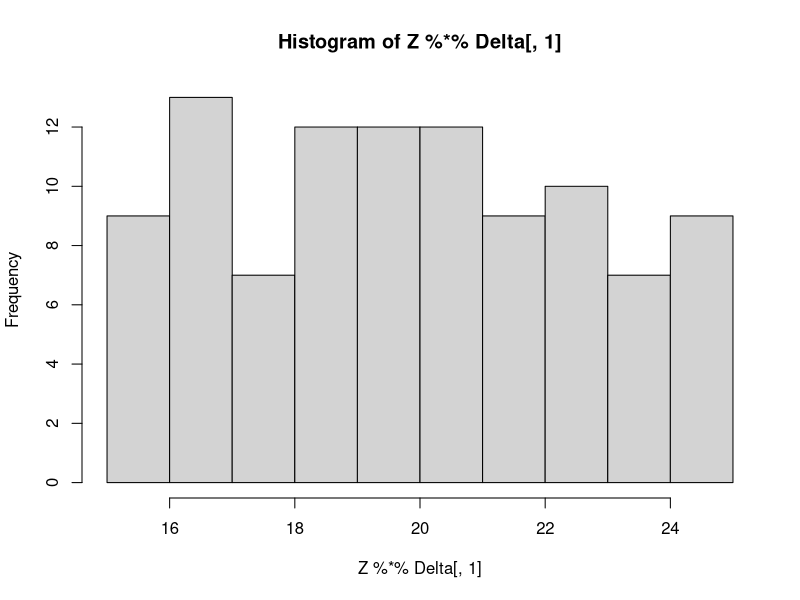
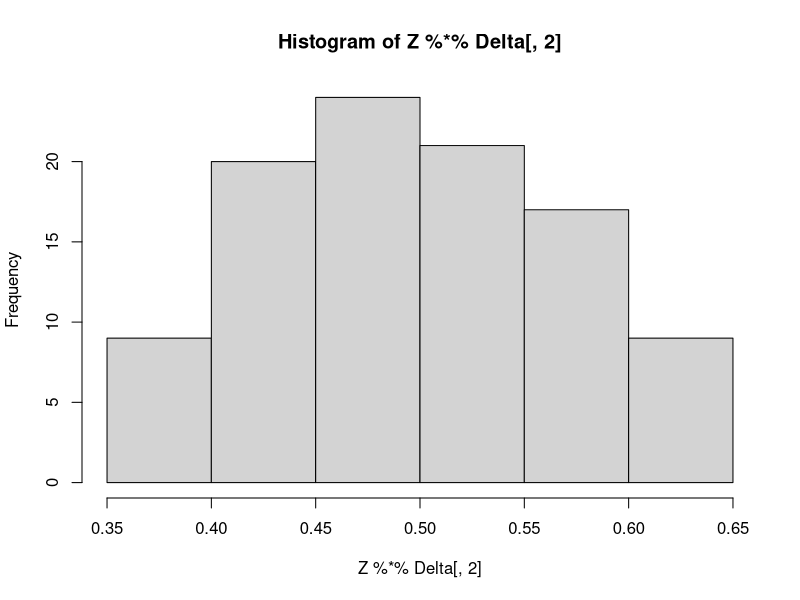

Reproduce these figures in R, in order.
library(msm)

#This is only a portion of the original file, stripped down to the essentials

#version 2/7/2016

myopic_costs=function(S, MF, params, p){
  
  "This function computes the myopic expected cost associated with each decision for each state, 
   and returns an array of state/decision costs.
    
   Takes:
    * An integer S, describing the possible states of the bus
    * A maintenance cost function MF, which takes a vector of parameters and a 'state' argument
    * A vector params, to be supplied to the maintenance cost function MF. The first element of 
      the vector is the replacement cost rc.
    * A (3x1) vector p describing the state transitions probabilities 
        
    Returns:
    * A (Sx2) array containing the maintenance and replacement costs for the N possible states of the bus"
  
  rc = params[1]
  maint_cost = rep(NA,S)
  repl_cost = rep(NA,S)
  
  for(s in 1:S){
    maint_cost[s] = MF(s,params[-1])
    repl_cost[s] = rc
  }
  
  cbind(maint_cost,repl_cost)
}

lin_cost=function(s,params) s*params[1]

choice_prob=function(cost_array){
  
  # Returns the probability of each choice, conditional on an array of state/decision costs.
    
  S = nrow(cost_array)
  cost = cost_array-apply(cost_array,1,min) #take the difference since 1) results are the same 2) more stable with exp()
  util = exp(-cost)
  pchoice = util/rowSums(util)
  
  pchoice
}

contraction_mapping=function(S, p, MF, params, beta=0.75, threshold=1e-6, suppr_output=FALSE){
  
  "Compute the non-myopic expected value of the agent for each possible decision and each possible 
  state of the bus.
  Iterate until the difference in the previously obtained expected value and the new expected value
  is smaller than the threshold.

  Takes:
  * A finite number of states S
  * A state-transition probability vector p = [p(0), p(1), p(2), ..., p(k)] of length k < S
  * A maintenance cost function MF
  * A vector params for the cost function
  * A discount factor beta (optional)
  * A convergence threshold (optional)

  Returns:
  * The converged choice probabilities for the forward-looking and myopic agents for each state, 
  conditional on 'params'"

  achieved = TRUE
  
  # Initialization of the state-transition matrices
  # ST_mat: describe the state-transition probabilities if the maintenance cost is incurred
  # RT_mat: regenerate the state to 0 if the replacement cost is incurred.
  # [a,b] = transition from state "a" to "b"
  ST_mat = matrix(0,S,S)
  lp = length(p)
  for(i in 1:S){
    for(j in 1:lp){
      if((i+j-1)<S)  ST_mat[i,i+j-1] = p[j]
      if((i+j-1)==S) ST_mat[i,i+j-1] = sum(p[j:lp]) #out of columns, so collapse the probabilities
    }
  }
  
  R_mat = cbind(1,matrix(0,S,S-1))
  
  # Initialization of the expected value (which is also the myopic decision cost of the agent).
  # Here, the forward-looking component is initialized at 0.
  k = 0
  EV = matrix(0,S,2)
  EV_myopic = EV_new = myopic_costs(S, MF, params, p)
  
  # Contraction mapping loop
  while(max(abs(EV_new-EV)) > threshold){
    # Store the former expected value
    EV = EV_new
    # Obtained the probability of maintenance and replacement from the former expected value
    pchoice = choice_prob(EV)
    # Compute the expected cost for each state: Nx1 vector
    ecost = rowSums(pchoice*EV)
    # Compute the two components of forward-looking utility: In case of maintenance, 
    # utility of future states weighted by transition probabilities. In case of replacement,
    # the future utility is the utility of state 0
    futil_maint = ST_mat%*%ecost
    futil_repl = R_mat%*%ecost
    futil = cbind(futil_maint,futil_repl)
    # Future utility is discounted by beta, and added to the myopic cost. 
    EV_new = EV_myopic + beta*futil
    k = k+1
    if(k == 1000) achieved = FALSE
  }

  if(!suppr_output){
    if(achieved){
      cat("Convergence achieved in ",k," iterations")
    } else {
      cat("CM could not converge! Mean difference = ",round(mean(EV_new-EV),2))
    }
  }

  list(CP_forward=choice_prob(EV_new),CP_myopic=choice_prob(EV_myopic))
}

bus_dgp=function(nbus,nperiod,pchoice){
  
  "Genearates a simulated bus decision process for nbus buses over nperiod decisions
  #using the converged choice probabilities pchoice
  
  Takes:
  * nbus:    The number of buses to simulate
  * nperiod: The number of decision periods
  * pchoice: (S x 1) vector of probabilities. Represents probability of 'maintaining' the bus in each state (versus replacing).
  
  Returns:
  * A dataframe of size (nbus*nperiod x 4) with columns id, choice, mileage, state"
  
  nobs = nbus*nperiod
  bus_df = data.frame(id=rep(1:nbus,times=nperiod),
                      choice=rep(NA,nobs),
                      mileage=rep(NA,nobs),
                      state=rep(NA,nobs))
  
  #Initialization
  bus_df[1:nbus,1] = 1:nbus
  bus_df[1:nbus,-1] = 0
  
  i = 1 
  while(i<=nobs){
    prev_ind = seq(from=i,by=1,length.out=nbus) #index of the "last" decisions
    next_ind = prev_ind+nbus                    #index of the "next" decisions
    
    prev_mileage = bus_df$mileage[prev_ind]
    prev_state = bus_df$state[prev_ind]  
    
    # Generating choices from choice probabilities, conditional on the state of each bus
    # Make a decision to maintain the bus using the probability in pchoice and a current state s
    choices = (runif(nbus)>pchoice[prev_state+1])*1 #Note: state "0" corresponds to row "1" in prev_state
    bus_df$choice[prev_ind] = choices
    
    if(next_ind[1]<=nobs){
      new_mileage = (1-choices)*prev_mileage + rtnorm(nbus,mu,sigma,lower,upper)
      new_state = floor(new_mileage/5000)
      
      bus_df$mileage[next_ind] = new_mileage
      bus_df$state[next_ind] = new_state  
    }
    
    i=i+nbus
  }
  
  bus_df
}

# IV. Generation of simulated data (using a linear cost specification)

# 1) True coefficients

# Cost and discount coefficients:
  rc=20
  theta11=0.5
  beta=0.75

# State transition probabilities: (Mileage_t+1-Mileage_t)~NTrunc(6000,4000), such that:
  p_x0=0.36
  p_x1=0.48
  p_x2=0.16

# Number of states
  S = 70

  p = c(p_x0, p_x1, p_x2)

  lower=0
  upper=15000
  mu=6000
  sigma=4000

#  Simulations
  nbus = 100
  nperiod = 100

# We are simulating hierarchical data
# Both "rc" and "theta11" will be functions of a buses individual characteristics
# To give it context in this example, think of Z containing a measure of "weather harshness"

noMix = FALSE #If TRUE, Z only contains a matrix of 1's

#B=ZDelta + U

nvar = 2 #number of coefficients: rc and theta11
nz   = 2 #number of regressors in mixing distribution 
Z = cbind(rep(1,nbus),runif(nbus,.6,1))
  
Delta = matrix(c(0,25,0,.625),nrow=nz,ncol=nvar)
  #Delta = matrix(c(0,25,.5,0),nrow=nz,ncol=nvar) #For now, fix theta11 at .5
  #The way to interpret this matrix:
    #Delta[1,1]: the incremental effect of Z[i,1] on theta 1 (rc) (here it acts as an intercept)
    #Delta[2,1]: the incremental effect of Z[i,2] on theta 1 (rc)
    #Delta[1,2]: the incremental effect of Z[i,1] on theta 2 (theta11) (here it acts as an intercept)
    #Delta[2,2]: the incremental effect of Z[i,2] on theta 2 (theta11)
colMeans(Z%*%Delta) #notice the means are the same as the original values
hist(Z%*%Delta[,1]) #the disributions straddle the original values
hist(Z%*%Delta[,2])

#No heterogeneity
if(noMix){  
  nz   = 1
  Z = cbind(rep(1,nbus))
  Delta = matrix(c(20,.5),nrow=nz,ncol=nvar)
}

Vtheta=diag(c(.1^2,.01^2))

#Simulate the data
thetas = matrix(0,nbus,nvar)
bus_df = NULL
for(i in 1:nbus){
  
  thetai=t(Delta)%*%Z[i,]+as.vector(t(chol(Vtheta))%*%rnorm(nvar))
  print(thetai)
  thetas[i,] = thetai
  params = as.vector(thetai)
  
  out = contraction_mapping(S=S, p=p, MF=lin_cost, params=params, beta = beta,suppr_output=TRUE)
  pchoice=out$CP_forward[,1]
  bus_df_i = bus_dgp(1,nperiod,pchoice)
  bus_df_i$id = i
  
  bus_df = rbind(bus_df,bus_df_i)
  cat(i,fill=TRUE)
}

#Export the data
write.csv(bus_df,file="bus_df_RE.csv",row.names = FALSE)
save(Z,Delta,Vtheta,thetas,file="simdata.Rdata")
